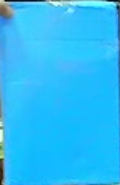
#> input picture bluebetter.png, 120 x 185 px
$ python tracker.py   (older library calls are emulated)
#> lines starting #> are read from the running program, lines starting #| are printed output that depends on the picture
import numpy as np
import cv2
from matplotlib import pyplot as plt
img1 = cv2.imread('bluebetter.png',0)          # queryImage
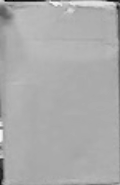
#> img1: shape (185, 120); min 0, max 248, mean 171.3
#img2 = cv2.imread('box_in_scene.png',0) # trainImage
# Initiate SIFT detector
sift = cv2.SIFT()
#> (the run stopped early here; a loop or call above may not have finished)
